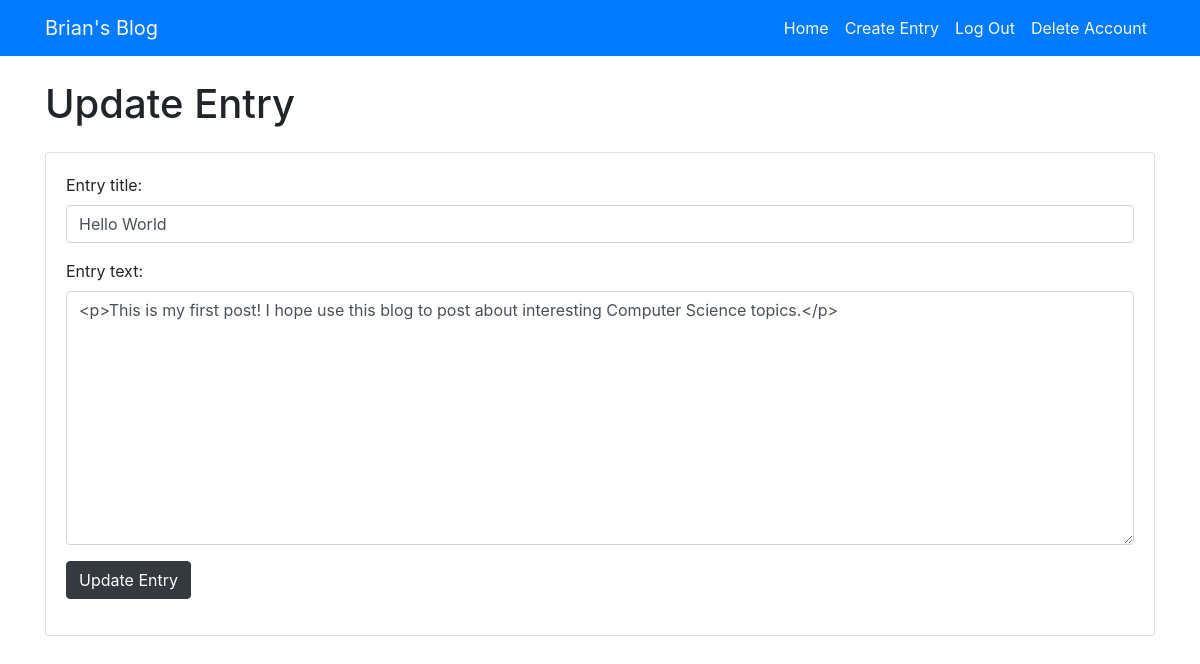
The page /entry/edit/13/ (signed in) on the database its author committed.
### entries/models.py (models this page shows, shortened)
class Entry(models.Model):
    entry_title = models.CharField(max_length=50)
    entry_text = RichTextField(blank=True, null=True)
    entry_date = models.DateTimeField(auto_now_add=True)
    entry_author = models.ForeignKey(User, on_delete=models.CASCADE)
    class Meta:
        verbose_name_plural = "Entries"

### entries/views.py (the view)
class UpdateEntryView(UpdateView):
    model = Entry
    form_class = EntryForm
    template_name = 'entries/update_entry.html'

### entries/forms.py
class EntryForm(forms.ModelForm):
    class Meta:
        model = Entry
        fields = ("entry_title", "entry_text")
        widgets = {
            "entry_title": forms.TextInput(attrs={"class": "form-control", 'autofocus': 'autofocus'}),
            "entry_text": forms.Textarea(attrs={"class": "form-control"}),
        }

### entries/templates/entries/update_entry.html (shortened to what this page needs)
{% extends "entries/base.html" %} {% block content %}
<div class="col-md-12">
    {% if user.is_authenticated and user.id == entry.entry_author_id %}
    <h1 class="my-4">Update Entry</h1>
    <div class="card mb-4">
        <div class="card-body">
            <div class="form-group">
                <form method="POST">
                    {% csrf_token %} {{form.media}} {{form.as_p}}
                    <button type="submit" class="btn btn-dark">Update Entry</button>
                </form>
            </div>
        </div>
    </div>
    {% else %}
    <h1 class="my-4">Access Denied</h1>
    {% endif %}
</div>
{% endblock %}

### entries/static/entries/css/blog-home.css (style rules this page uses)
body { padding-top: 56px; }

### rows shown on the page
Entry: entry_title "Hello World", entry_text "<p>This is my first post! I hope use this blog to post about interesting Computer Science topics.</p>"
